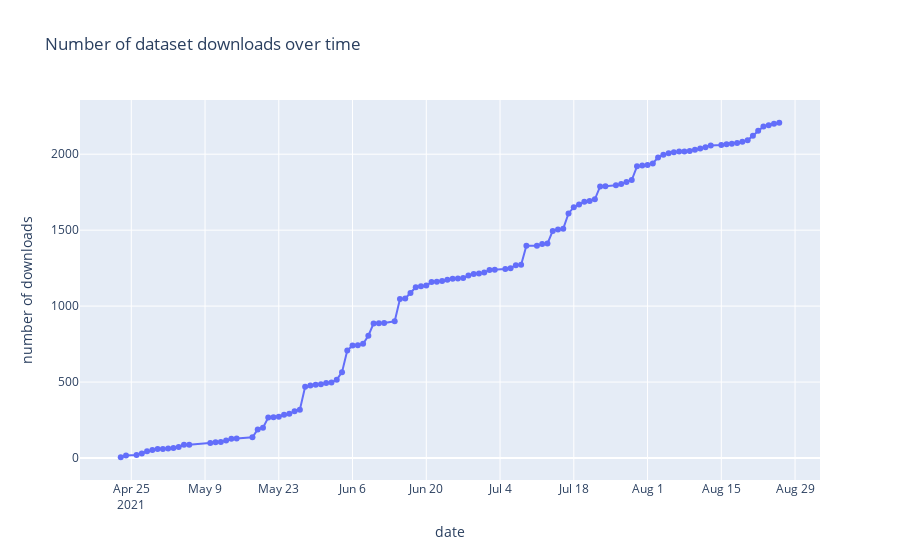

This figure's notebook cell:
### Code cell
downloads_over_time = downloads[['download_dt', 'count']].groupby(['download_dt']).sum().reset_index()
downloads_over_time['cum_downloads'] = downloads_over_time['count'].cumsum()

fig = go.Figure(go.Scatter(
    mode = "lines+markers",
    x = downloads_over_time['download_dt'].tolist(),
    y = downloads_over_time['cum_downloads'].tolist()
    ))

fig.update_layout(
    title="Number of dataset downloads over time",
    xaxis_title="date",
    yaxis_title="number of downloads"
)
             
fig.show()
